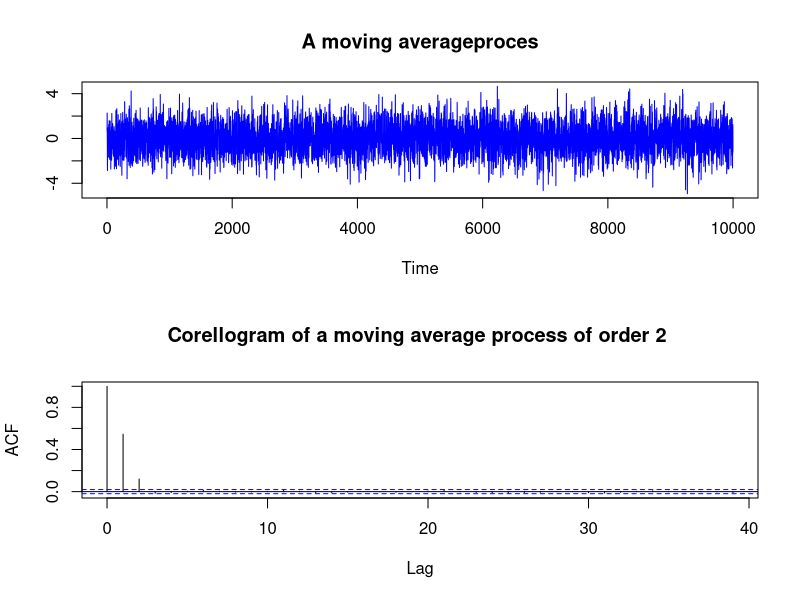

Here is the R script that generated this plot:
#Generate Noise
noise = rnorm(10000)

#Introduce a variable
ma_2 = NULL

for(i in 3:10000){
	ma_2[i] = noise[i] +0.7*noise[i-1] +0.2*noise[i-2]
	}
moving_avg_process = ma_2[3:10000]

moving_avg_process = ts(moving_avg_process)

par(mfrow=c(2,1))

plot(moving_avg_process, main='A moving averageproces', ylab=' ', col= 'blue')
acf(moving_avg_process, main = 'Corellogram of a moving average process of order 2 ')
